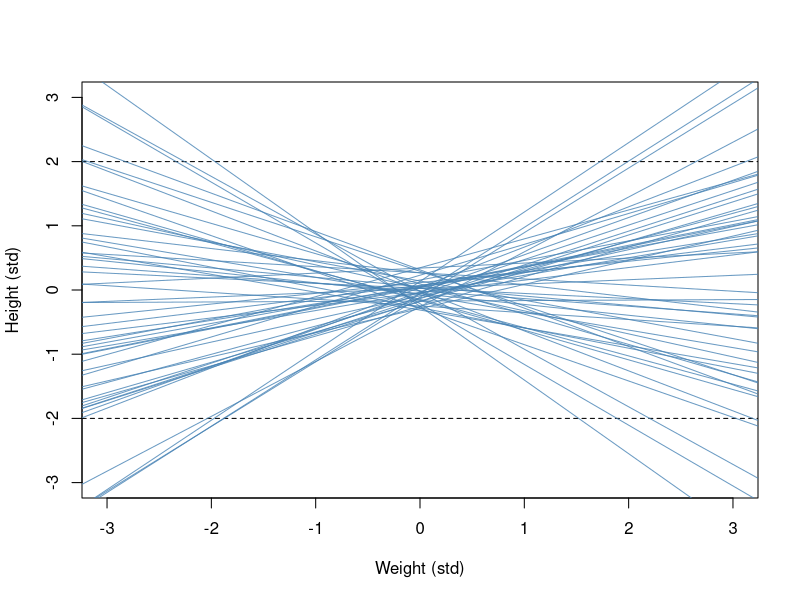

Write R code to recreate this figure. (Note: this script raises an error after producing the figure.)
#
# Prior predictive simulation
#

# Note: I found it most useful to do PPS in R. But you can also do it in Stan.
#
N <- 1e2 ; weight <- rnorm(N) ; height <- rnorm(N, weight)
d <- data.frame(weight, height)

#
# Posterior line predictive simulation
#

# Standardized
#
N <- 1e2
# alpha prior
a <- rnorm(N, 0, 0.2)
# beta prior
b <- rnorm(N, 0, 0.5)
# value ranges
x <- d$weight ; y <- d$height

# Visualize
#
plot(NULL, xlim=c(-3,3), ylim=c(-3, 3), 
     xlab="Weight (std)", ylab="Height (std)")
# High probability region
abline(h=c(-2,2), lty=2)
# 50 prior lines for mu
for(i in seq(50)) abline(a[i], b[i], col=scales::alpha("steelblue", .8))



for(i in 1:N) {
  curve(a[i] + b[i]*x, from=min(d2$weight)[1], to=max(d2$weight), 
        add=TRUE, col=col.alpha("black", .2)) 
}




# Joint prior model
#
N <- 1e2
# alpha prior
a <- rnorm(N, 178, 20)
# beta prior
b <- rnorm(N, 0, 1)
# value range
x <- d2$weight ; y <- d2$height
xbar <- mean(d2$weight) 
plot(NULL, xlim=range(x), ylim=c(-100, 400),
     xlab="Weight", ylab="Height")
abline(h=c(0,272), lty = 2)
for(i in 1:N) {
  curve(a[i] + b[i]*(x-xbar), from=min(d2$weight)[1], to=max(d2$weight), 
        add=TRUE, col=col.alpha("black", .2)) 
}

N <- 1e3
b <- rnorm(N,0,.5)
plot(c(-4,4), c(-4,4), type="n")
for(i in seq(100)) abline(a=0, b[i])
